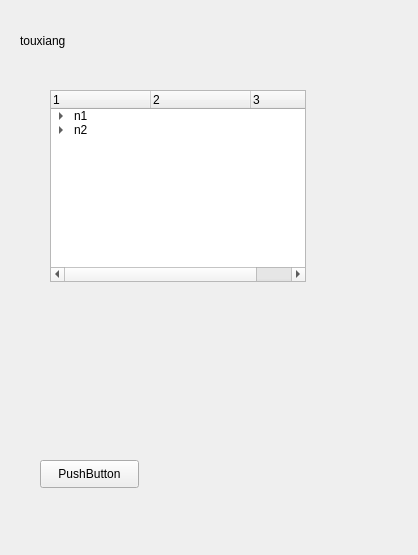
<?xml version="1.0" encoding="UTF-8"?>
<ui version="4.0">
 <class>MainWindow</class>
 <widget class="QMainWindow" name="MainWindow">
  <property name="geometry">
   <rect>
    <x>0</x>
    <y>0</y>
    <width>418</width>
    <height>555</height>
   </rect>
  </property>
  <property name="windowTitle">
   <string>MainWindow</string>
  </property>
  <widget class="QWidget" name="centralwidget">
   <widget class="QLabel" name="label">
    <property name="geometry">
     <rect>
      <x>20</x>
      <y>10</y>
      <width>71</width>
      <height>61</height>
     </rect>
    </property>
    <property name="text">
     <string>touxiang</string>
    </property>
   </widget>
   <widget class="QTreeWidget" name="treeWidget">
    <property name="geometry">
     <rect>
      <x>50</x>
      <y>90</y>
      <width>256</width>
      <height>192</height>
     </rect>
    </property>
    <column>
     <property name="text">
      <string>1</string>
     </property>
    </column>
    <column>
     <property name="text">
      <string>2</string>
     </property>
    </column>
    <column>
     <property name="text">
      <string>3</string>
     </property>
    </column>
    <item>
     <property name="text">
      <string>n1</string>
     </property>
     <item>
      <property name="text">
       <string>n11</string>
      </property>
      <property name="text">
       <string>1</string>
      </property>
     </item>
     <item>
      <property name="text">
       <string>n22</string>
      </property>
     </item>
    </item>
    <item>
     <property name="text">
      <string>n2</string>
     </property>
     <item>
      <property name="text">
       <string>b12</string>
      </property>
     </item>
    </item>
   </widget>
   <widget class="QPushButton" name="pushButton">
    <property name="geometry">
     <rect>
      <x>40</x>
      <y>460</y>
      <width>99</width>
      <height>28</height>
     </rect>
    </property>
    <property name="text">
     <string>PushButton</string>
    </property>
   </widget>
  </widget>
 </widget>
 <resources/>
 <connections/>
</ui>
